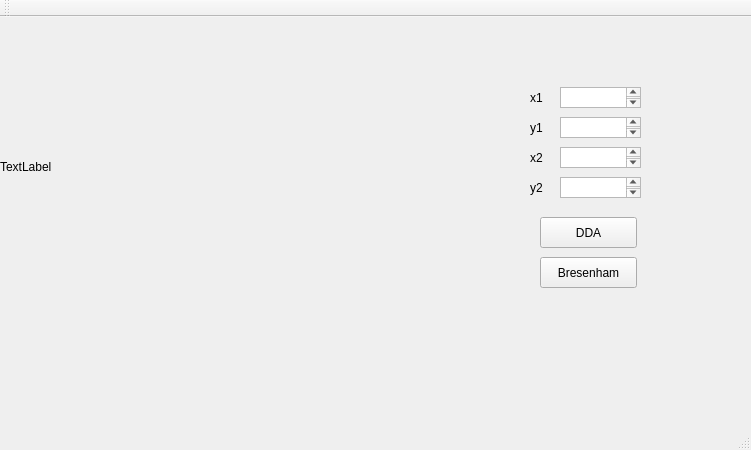
<?xml version="1.0" encoding="UTF-8"?>
<ui version="4.0">
 <class>MainWindow</class>
 <widget class="QMainWindow" name="MainWindow">
  <property name="geometry">
   <rect>
    <x>0</x>
    <y>0</y>
    <width>751</width>
    <height>450</height>
   </rect>
  </property>
  <property name="windowTitle">
   <string>MainWindow</string>
  </property>
  <widget class="QWidget" name="centralWidget">
   <widget class="QLabel" name="label">
    <property name="geometry">
     <rect>
      <x>0</x>
      <y>0</y>
      <width>300</width>
      <height>300</height>
     </rect>
    </property>
    <property name="text">
     <string>TextLabel</string>
    </property>
   </widget>
   <widget class="QLabel" name="label_2">
    <property name="geometry">
     <rect>
      <x>530</x>
      <y>70</y>
      <width>65</width>
      <height>21</height>
     </rect>
    </property>
    <property name="text">
     <string>x1</string>
    </property>
   </widget>
   <widget class="QLabel" name="label_3">
    <property name="geometry">
     <rect>
      <x>530</x>
      <y>100</y>
      <width>65</width>
      <height>21</height>
     </rect>
    </property>
    <property name="text">
     <string>y1</string>
    </property>
   </widget>
   <widget class="QLabel" name="label_4">
    <property name="geometry">
     <rect>
      <x>530</x>
      <y>130</y>
      <width>65</width>
      <height>21</height>
     </rect>
    </property>
    <property name="text">
     <string>x2</string>
    </property>
   </widget>
   <widget class="QLabel" name="label_5">
    <property name="geometry">
     <rect>
      <x>530</x>
      <y>160</y>
      <width>65</width>
      <height>21</height>
     </rect>
    </property>
    <property name="text">
     <string>y2</string>
    </property>
   </widget>
   <widget class="QTextEdit" name="textEdit">
    <property name="geometry">
     <rect>
      <x>560</x>
      <y>70</y>
      <width>81</width>
      <height>21</height>
     </rect>
    </property>
   </widget>
   <widget class="QTextEdit" name="textEdit_2">
    <property name="geometry">
     <rect>
      <x>560</x>
      <y>100</y>
      <width>81</width>
      <height>21</height>
     </rect>
    </property>
   </widget>
   <widget class="QTextEdit" name="textEdit_3">
    <property name="geometry">
     <rect>
      <x>560</x>
      <y>130</y>
      <width>81</width>
      <height>21</height>
     </rect>
    </property>
   </widget>
   <widget class="QTextEdit" name="textEdit_4">
    <property name="geometry">
     <rect>
      <x>560</x>
      <y>160</y>
      <width>81</width>
      <height>21</height>
     </rect>
    </property>
   </widget>
   <widget class="QPushButton" name="pushButton">
    <property name="geometry">
     <rect>
      <x>540</x>
      <y>200</y>
      <width>97</width>
      <height>31</height>
     </rect>
    </property>
    <property name="text">
     <string>DDA</string>
    </property>
   </widget>
   <widget class="QPushButton" name="pushButton_2">
    <property name="geometry">
     <rect>
      <x>540</x>
      <y>240</y>
      <width>97</width>
      <height>31</height>
     </rect>
    </property>
    <property name="text">
     <string>Bresenham</string>
    </property>
   </widget>
  </widget>
  <widget class="QMenuBar" name="menuBar">
   <property name="geometry">
    <rect>
     <x>0</x>
     <y>0</y>
     <width>751</width>
     <height>27</height>
    </rect>
   </property>
  </widget>
  <widget class="QToolBar" name="mainToolBar">
   <attribute name="toolBarArea">
    <enum>TopToolBarArea</enum>
   </attribute>
   <attribute name="toolBarBreak">
    <bool>false</bool>
   </attribute>
  </widget>
  <widget class="QStatusBar" name="statusBar"/>
 </widget>
 <layoutdefault spacing="6" margin="11"/>
 <resources/>
 <connections/>
</ui>
